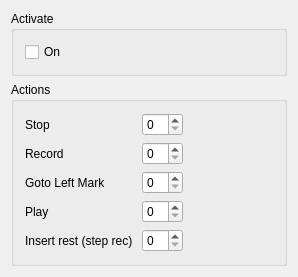
<?xml version="1.0" encoding="UTF-8"?>
<ui version="4.0">
 <class>MRConfigBase</class>
 <widget class="QWidget" name="MRConfigBase">
  <property name="geometry">
   <rect>
    <x>0</x>
    <y>0</y>
    <width>298</width>
    <height>267</height>
   </rect>
  </property>
  <property name="windowTitle">
   <string>MusE: Midi Input Plugin: Remote Control</string>
  </property>
  <layout class="QVBoxLayout">
   <property name="spacing">
    <number>6</number>
   </property>
   <property name="margin">
    <number>11</number>
   </property>
   <item>
    <widget class="QGroupBox" name="GroupBox2">
     <property name="title">
      <string>Activate</string>
     </property>
     <layout class="QHBoxLayout">
      <property name="spacing">
       <number>6</number>
      </property>
      <property name="margin">
       <number>11</number>
      </property>
      <item>
       <widget class="QCheckBox" name="b1">
        <property name="text">
         <string>On</string>
        </property>
       </widget>
      </item>
     </layout>
    </widget>
   </item>
   <item>
    <widget class="QGroupBox" name="GroupBox1">
     <property name="title">
      <string>Actions</string>
     </property>
     <layout class="QGridLayout">
      <property name="margin">
       <number>11</number>
      </property>
      <property name="spacing">
       <number>6</number>
      </property>
      <item row="0" column="0">
       <widget class="QLabel" name="TextLabel1">
        <property name="text">
         <string>Stop</string>
        </property>
        <property name="wordWrap">
         <bool>false</bool>
        </property>
       </widget>
      </item>
      <item row="1" column="0">
       <widget class="QLabel" name="TextLabel2">
        <property name="text">
         <string>Record</string>
        </property>
        <property name="wordWrap">
         <bool>false</bool>
        </property>
       </widget>
      </item>
      <item row="2" column="0">
       <widget class="QLabel" name="TextLabel3">
        <property name="text">
         <string>Goto Left Mark</string>
        </property>
        <property name="wordWrap">
         <bool>false</bool>
        </property>
       </widget>
      </item>
      <item row="3" column="0">
       <widget class="QLabel" name="TextLabel4">
        <property name="text">
         <string>Play</string>
        </property>
        <property name="wordWrap">
         <bool>false</bool>
        </property>
       </widget>
      </item>
      <item row="0" column="1">
       <widget class="Awl::PitchEdit" name="sb1"/>
      </item>
      <item row="1" column="1">
       <widget class="Awl::PitchEdit" name="sb2"/>
      </item>
      <item row="2" column="1">
       <widget class="Awl::PitchEdit" name="sb3"/>
      </item>
      <item row="3" column="1">
       <widget class="Awl::PitchEdit" name="sb4"/>
      </item>
      <item row="4" column="1">
       <widget class="Awl::PitchEdit" name="steprec_box"/>
      </item>
      <item row="4" column="0">
       <widget class="QLabel" name="label">
        <property name="text">
         <string>Insert rest (step rec) </string>
        </property>
       </widget>
      </item>
      <item row="3" column="2">
       <spacer name="Spacer4">
        <property name="orientation">
         <enum>Qt::Horizontal</enum>
        </property>
        <property name="sizeType">
         <enum>QSizePolicy::Expanding</enum>
        </property>
        <property name="sizeHint" stdset="0">
         <size>
          <width>20</width>
          <height>20</height>
         </size>
        </property>
       </spacer>
      </item>
      <item row="2" column="2">
       <spacer name="Spacer3">
        <property name="orientation">
         <enum>Qt::Horizontal</enum>
        </property>
        <property name="sizeType">
         <enum>QSizePolicy::Expanding</enum>
        </property>
        <property name="sizeHint" stdset="0">
         <size>
          <width>20</width>
          <height>20</height>
         </size>
        </property>
       </spacer>
      </item>
      <item row="1" column="2">
       <spacer name="Spacer2">
        <property name="orientation">
         <enum>Qt::Horizontal</enum>
        </property>
        <property name="sizeType">
         <enum>QSizePolicy::Expanding</enum>
        </property>
        <property name="sizeHint" stdset="0">
         <size>
          <width>20</width>
          <height>20</height>
         </size>
        </property>
       </spacer>
      </item>
      <item row="0" column="2">
       <spacer name="Spacer1">
        <property name="orientation">
         <enum>Qt::Horizontal</enum>
        </property>
        <property name="sizeType">
         <enum>QSizePolicy::Expanding</enum>
        </property>
        <property name="sizeHint" stdset="0">
         <size>
          <width>20</width>
          <height>20</height>
         </size>
        </property>
       </spacer>
      </item>
     </layout>
    </widget>
   </item>
  </layout>
 </widget>
 <layoutdefault spacing="6" margin="11"/>
 <customwidgets>
  <customwidget>
   <class>Awl::PitchEdit</class>
   <extends>QSpinBox</extends>
   <header>awl/pitchedit.h</header>
  </customwidget>
 </customwidgets>
 <includes>
  <include location="local">pitchedit.h</include>
 </includes>
 <resources/>
 <connections/>
</ui>
